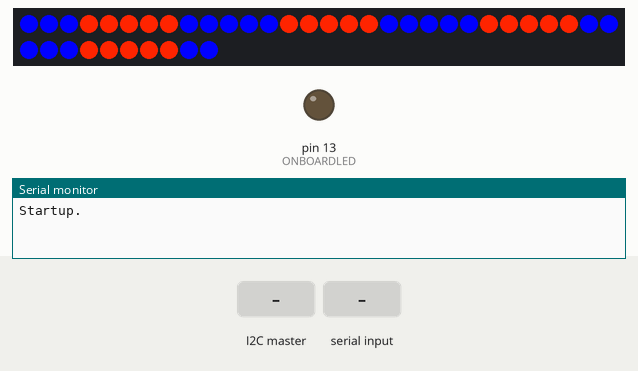
Simulated run of this sketch. Board: Arduino Uno, built with avr-gcc and run on an emulated ATmega328P. Shown: 40 RGB LEDs in strip order, left to right, continuing on the next row, output pins drawn as LEDs (lit = HIGH), the last lines printed to the serial monitor. Inputs (shaded band) come from the test bench.

Above: at 1.28 s.
1.3 s: the I2C master sends the byte 0
At 2.5 s:
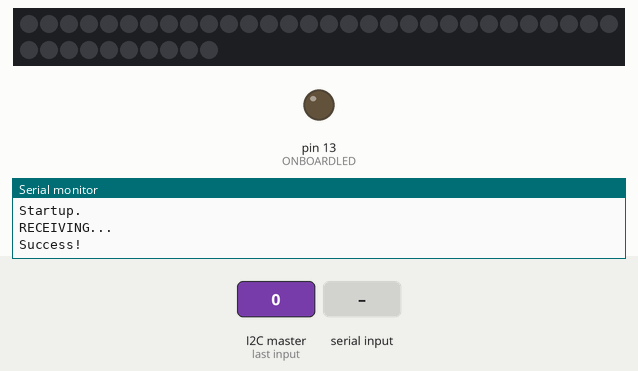
2.8 s: the I2C master sends the byte 2
At 3.7 s:
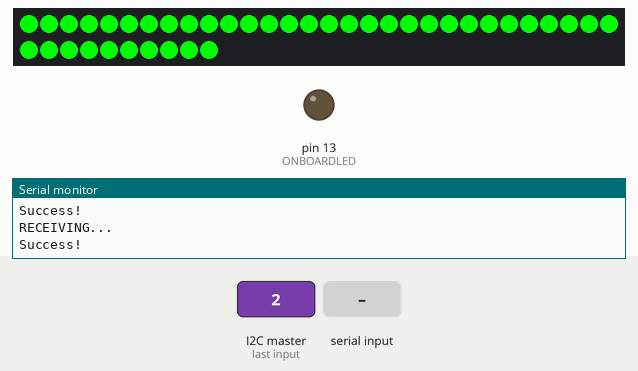
5.5 s: "v1\n" received over Serial
At 5.59 s:
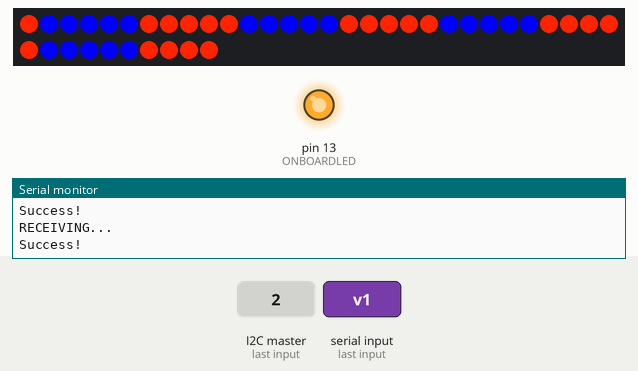
7.3 s: the I2C master sends the byte 1
At 7.44 s:
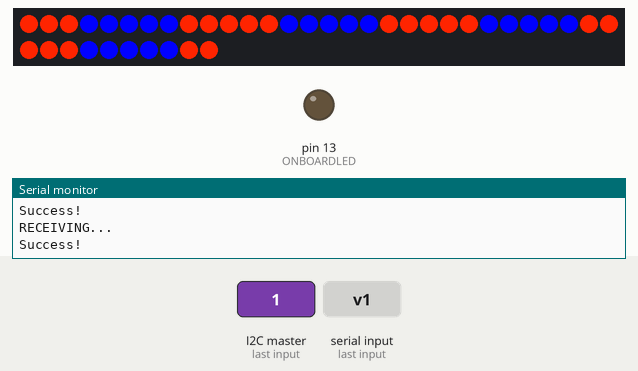
9.3 s: "1\n" received over Serial
At 9.4 s:
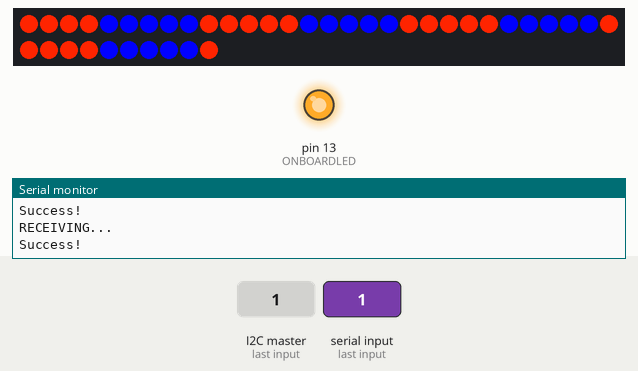
11.3 s: the I2C master sends the byte 0
At 11.35 s:
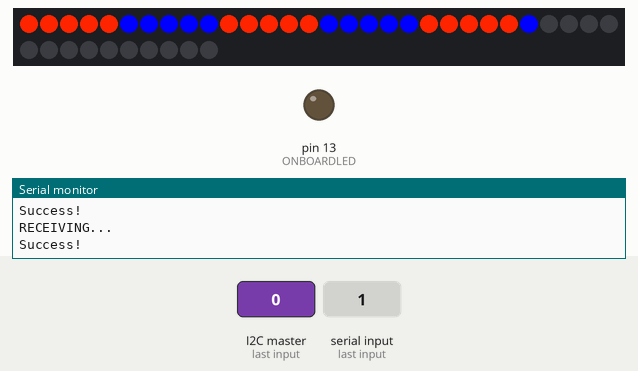
Timing chart, 0 to 13.9 s (numbered marks = the images above; inputs shaded):
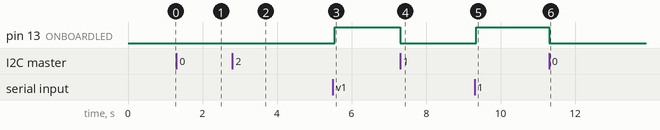

The sketch:

LEDControl.ino
```cpp
#include <Adafruit_NeoPixel.h>
#include <Wire.h>
#ifdef __AVR__
  #include <avr/power.h>
#endif


// IMPORTANT: To reduce NeoPixel burnout risk, add 1000 uF capacitor across
// pixel power leads, add 300 - 500 Ohm resistor on first pixel's data input
// and minimize distance between Arduino and first pixel.  Avoid connecting
// on a live circuit...if you must, connect GND first.


#define PIN 6
#define NUM_PIXELS 40
// Parameter 1 = number of pixels in strip
// Parameter 2 = Arduino pin number (most are valid)
// Parameter 3 = pixel type flags, add together as needed:
//   NEO_KHZ800  800 KHz bitstream (most NeoPixel products w/WS2812 LEDs)
//   NEO_KHZ400  400 KHz (classic 'v1' (not v2) FLORA pixels, WS2811 drivers)
//   NEO_GRB     Pixels are wired for GRB bitstream (most NeoPixel products)
//   NEO_RGB     Pixels are wired for RGB bitstream (v1 FLORA pixels, not v2)
//   NEO_RGBW    Pixels are wired for RGBW bitstream (NeoPixel RGBW products)
Adafruit_NeoPixel strip = Adafruit_NeoPixel(NUM_PIXELS, PIN, NEO_GRB + NEO_KHZ800);

// Blinking variables.
//   <ordinal>Color = Main color of the LED lights
//   <ordinal>ColorBlink = Secondary color of the LED lights,
//                         used when (millis() / blinkTime) mod 2
//                         returns a nonzero value, aka every
//                         <blinkTime> milliseconds
//   blinkTime = Time between color change for each LED section.

int blinkTime; // Time before light update
uint32_t color;
uint32_t secondColor;
uint32_t temp_color;

int timesBlunk;
int pixel_offset;

// The different lighting modes that can be used for
// determining how to light the LEDs. Mirrored in
// LEDSubsystem.java file in the Keystone code
typedef enum TLightModes {
  Off = 0,
  Idle,
  Cube,
  Rung,
  NumberOfModes,
} TLightModes;

// Possible responses that we can return after a command
// Either success (0), or Error (1). Error is currently
// not returned, but there is a possibility that we might
// have to use it in the future, and it's here for that
// purpose.
typedef enum Responses {
  Success = 0,
  Error
} Responses;

// Keeps track of the current mode that we're using.
TLightModes currentMode = Cube;
TLightModes modeToUse;         // Which mode to use.

#define ONBOARDLED 13

void setup() {
  // This is for Trinket 5V 16MHz, you can remove these three lines if you are not using a Trinket
  #if defined (__AVR_ATtiny85__)
    if (F_CPU == 16000000) clock_prescale_set(clock_div_1);
  #endif
  // End of trinket special code

  // ADAFRUIT NEOPIXEL INITIALIZATION
  strip.begin();
  strip.show(); // Initialize all pixels to 'off'

  // Initialize the color variables
  color       = strip.Color(255, 36, 0);
  secondColor = strip.Color(0, 0, 255);
  blinkTime   = 100;
  timesBlunk  = -1;

  // I2C INITIALIZATION - Address: 1138
  Wire.begin(0x04);             // join i2c bus with address #4
  // Todo: Stop being an idiot, Edward
  Wire.onReceive(receiveEvent); // register event
  Wire.onRequest(requestEvent);

  // Serial over USB for debugging
  Serial.begin(9600);
  Serial.write("Startup.\n");

  pinMode(ONBOARDLED, OUTPUT);

}

void updateLED() {
  // This updates the LED strip
  for (int currentPixel = 0; currentPixel < NUM_PIXELS; currentPixel++) {
    if (((currentPixel + pixel_offset) / 5) % 2) {
      strip.setPixelColor(currentPixel, color);
    } else {
      strip.setPixelColor(currentPixel, secondColor);
    }
  }
  // strip.show() - Used in the main loop instead
}

Responses status = Success;

/*
 * Event handler for receiving I2C data
 *
 * We receive 1 byte at the moment, and use that to control which mode
 * the LEDs will be put in
 */
void receiveEvent(int numBytes)
{
  Serial.write("RECEIVING...\n");
  // Make sure we have 1 byte to read
  if (numBytes < 1) return;
  digitalWrite(ONBOARDLED, HIGH);
  // Read the values from the I2C connection
  modeToUse = Wire.read();
  if (currentMode == modeToUse) {
    // Cry in the corner
    Wire.write(Error);
    Serial.write("Not changing.\n");
    return;
  }
  if (modeToUse == Off || modeToUse == Idle || modeToUse == Cube || modeToUse == Rung) {
    currentMode = modeToUse;
    if (modeToUse == Cube || modeToUse == Rung) {
      color = strip.Color(0, 255, 0);
      secondColor = strip.Color(0, 255, 0);
      timesBlunk = 6;
      blinkTime = 100;
    } else if (modeToUse == Idle) {
      color = strip.Color(255, 36, 0);
      secondColor = strip.Color(0, 0, 255);
      timesBlunk = -1;
      blinkTime = 100;
    } else {
      color = 0;
      secondColor = 0;
      timesBlunk = -1;
    }
    status = Success;
    Serial.write("Success!\n");
  } else {
    status = Error;
    Serial.write("ERROR: ");
    Serial.write(modeToUse);
    Serial.write("\n");
  }
  delay(100);
  digitalWrite(ONBOARDLED, LOW);
}

void requestEvent() {
  Wire.write(status);
}


/*
 *  The main loop - called repeatedly from main()
 *  This first updates all the LED sections on the strip,
 *  then shows it
 */
void loop() {
  delay(blinkTime);
  pixel_offset = (pixel_offset + 1) % 10;
  if (timesBlunk > 0) {
    timesBlunk--;
    if (modeToUse == Cube || modeToUse == Rung) {
      if (color) {
        temp_color = color;
        secondColor = 0;
        color = 0;
      } else {
        color = temp_color;
        secondColor = temp_color;
        temp_color = 0;
      }
    }
  } else if (timesBlunk == 0) {
    delay(500);
    modeToUse = Idle;
    color = strip.Color(255, 36, 0);
    secondColor = strip.Color(0, 0, 255);
    timesBlunk = -1;
    blinkTime = 100;
  }
  updateLED();
  strip.show();
  if (Wire.available()) {
    Serial.write("!!");
  }
}

void serialEvent() {
  if (Serial.available()) {
    digitalWrite(ONBOARDLED, HIGH);
    Serial.read();
    //digitalWrite(ONBOARDLED, LOW);
  }
}
```

Measured:
- after the input at 1.3 s, the LEDs: change at once (image 1)
- after the input at 2.8 s, the LEDs: change after 0.19 s (image 2)
- after the input at 5.5 s, pin 13 (ONBOARDLED): LOW → HIGH at once
- after the input at 7.3 s, pin 13 (ONBOARDLED): HIGH → LOW at once
- after the input at 9.3 s, pin 13 (ONBOARDLED): LOW → HIGH after 0.05 s
- after the input at 11.3 s, pin 13 (ONBOARDLED): HIGH → LOW at once; the LEDs: change at once (image 6)
- what the display in image 2 shows lasts 0.6 s, from 3.4 s to 4.0 s
